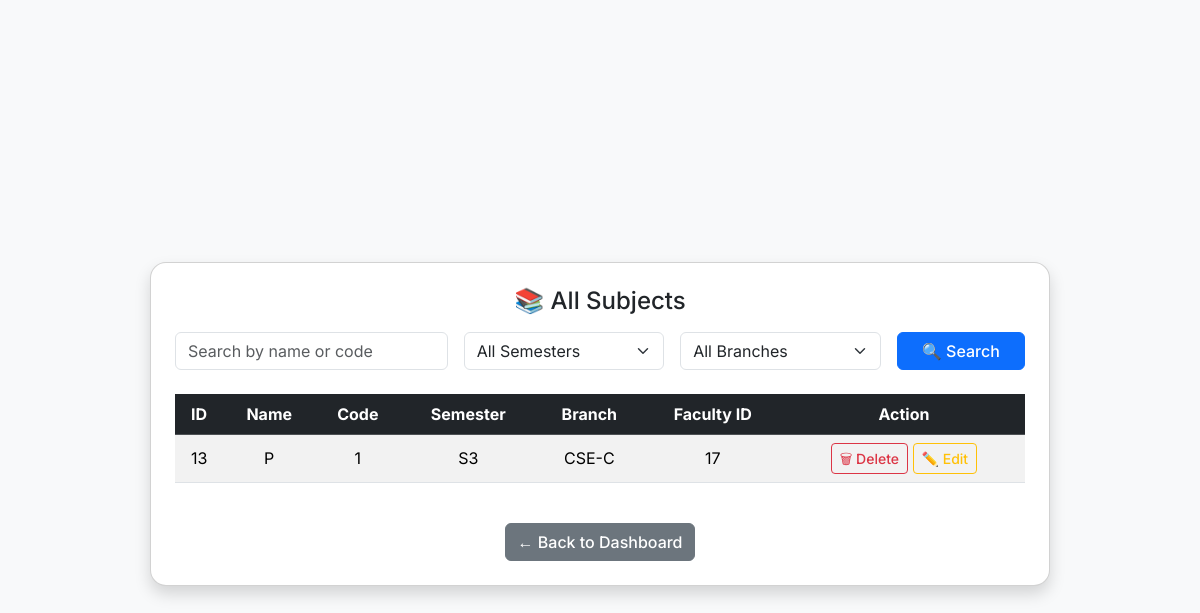
/admin/subjects (signed in), run on an earlier commit of the app's database.
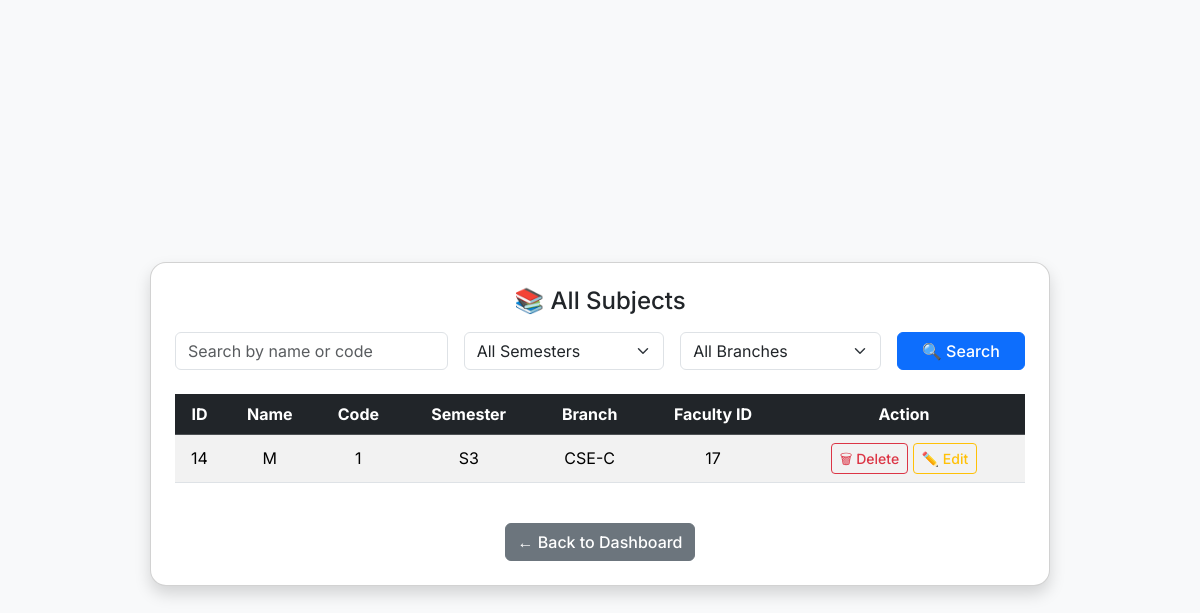
And on a later commit of the database.
### tables this page shows
CREATE TABLE subjects (
                id INTEGER PRIMARY KEY AUTOINCREMENT,
                name TEXT,
                code TEXT,
                semester TEXT,
                branch TEXT,
                faculty_id INTEGER
            );

### app.py (the view, shortened to what this page needs)
@app.route('/admin/subjects', methods=['GET', 'POST'])
def admin_subjects():
    if not is_admin():
        abort(403)
    filters = {'keyword': '', 'semester': '', 'branch': ''}
    query = "SELECT * FROM subjects WHERE 1=1"
    args = []
    with get_db() as db:
        subjects = db.execute(query, args).fetchall()
    return render_template('admin_subjects.html', subjects=subjects, filters=filters)

### app.py (called while the page is built)
@contextmanager
def get_db():
    conn = sqlite3.connect('database.db', timeout=10, check_same_thread=False)
    conn.row_factory = sqlite3.Row
    try:
        yield conn
        conn.commit()
    finally:
        conn.close()

def is_admin():
    return session.get('role') == 'admin'

@app.after_request
def add_cache_control(response):
    response.headers['Cache-Control'] = 'no-store'
    return response

### templates/admin_subjects.html (shortened to what this page needs)
{% extends 'base.html' %}
{% block content %}
<div class="container-fluid center-wrapper p-0 m-0">
  <div class="card shadow p-4 rounded-4 w-100" style="max-width: 900px;">
    <h4 class="text-center mb-3">📚 All Subjects</h4>
    <form method="POST" class="row g-3 mb-4">
      <div class="col-md-4">
        <input type="text" name="keyword" class="form-control" placeholder="Search by name or code" value="{{ filters.keyword or '' }}">
      </div>
      <div class="col-md-3">
        <select name="semester" class="form-select">
          <option value="">All Semesters</option>
        </select>
      </div>
      <div class="col-md-3">
        <select name="branch" class="form-select">
          <option value="">All Branches</option>
        </select>
      </div>
      <div class="col-md-2">
        <button class="btn btn-primary w-100" type="submit">🔍 Search</button>
      </div>
    </form>
    <div class="table-scroll-x">
      <table class="table table-striped align-middle text-center">
        <thead class="table-dark">
          <tr>
            <th>ID</th>
            <th>Name</th>
            <th>Code</th>
            <th>Semester</th>
            <th>Branch</th>
            <th>Faculty ID</th>
            <th>Action</th>
          </tr>
        </thead>
        <tbody>
          {% for s in subjects %}
          <tr>
            <td>{{ s.id }}</td>
            <td>{{ s.name }}</td>
            <td>{{ s.code }}</td>
            <td>{{ s.semester }}</td>
            <td>{{ s.branch }}</td>
            <td>{{ s.faculty_id or '-' }}</td>
            <td>
              <form action="{{ url_for('delete_subject_admin', subject_id=s.id) }}" method="POST" class="d-inline">
      <button type="submit" class="btn btn-sm btn-outline-danger" onclick="return confirm('Are you sure?')">🗑 Delete</button>
    </form>
    <a href="{{ url_for('edit_subject', subject_id=s.id) }}" class="btn btn-sm btn-outline-warning">✏️ Edit</a>
            </td>
          </tr>
          {% endfor %}
        </tbody>
      </table>
    </div>
    <div class="text-center mt-4">
      <a href="{{ url_for('admin_dashboard') }}" class="btn btn-secondary">← Back to Dashboard</a>
    </div>
  </div>
</div>
{% endblock %}

What changed in the data, as far as the page shows it:
removed subjects: id "13", name "P", code "1", semester "S3", branch "CSE-C", faculty "17"
added subjects: id "14", name "M", code "1", semester "S3", branch "CSE-C", faculty "17"
